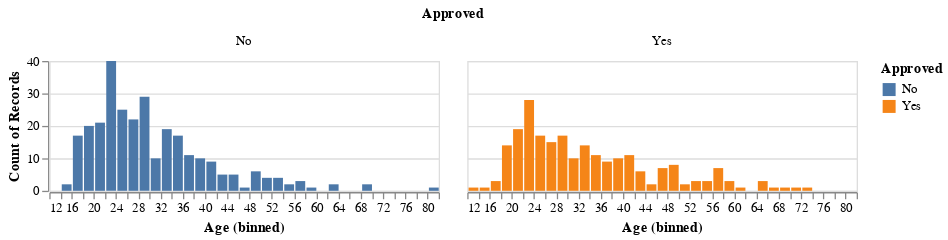

Notebook code cell kept with this figure:
### Markdown cell above
Figure 2. Number of records approved and not approved for credit card based on applicant's income.

### Code cell
data_vis_age = alt.Chart(data_train).mark_bar().encode(
    x = alt.X('Age').scale(clamp= True).bin(maxbins=45),
    y = alt.Y('count()'),
    color = alt.Color('Approved')
).properties(
    height=100
).facet(
    "Approved:N",)
data_vis_age

### Figure 1 — Vega-Lite specification as saved in the notebook (floating-point values rounded to 4 significant figures; data arrays with more than 128 entries replaced by an {"elided": "..."} marker saying what was removed)
{"config": {"view": {"continuousWidth": 300, "continuousHeight": 300}}, "data": {"name": "data-9b2ed57830432ad344c2b937c9697da2"}, "facet": {"field": "Approved", "type": "nominal"}, "spec": {"mark": {"type": "bar"}, "encoding": {"color": {"field": "Approved", "type": "nominal"}, "x": {"bin": {"maxbins": 45}, "field": "Age", "scale": {"clamp": true}, "type": "quantitative"}, "y": {"aggregate": "count", "type": "quantitative"}}, "height": 100}, "$schema": "https://vega.github.io/schema/vega-lite/v5.15.1.json", "datasets": {"data-9b2ed57830432ad344c2b937c9697da2": {"elided": "517 records"}}}
